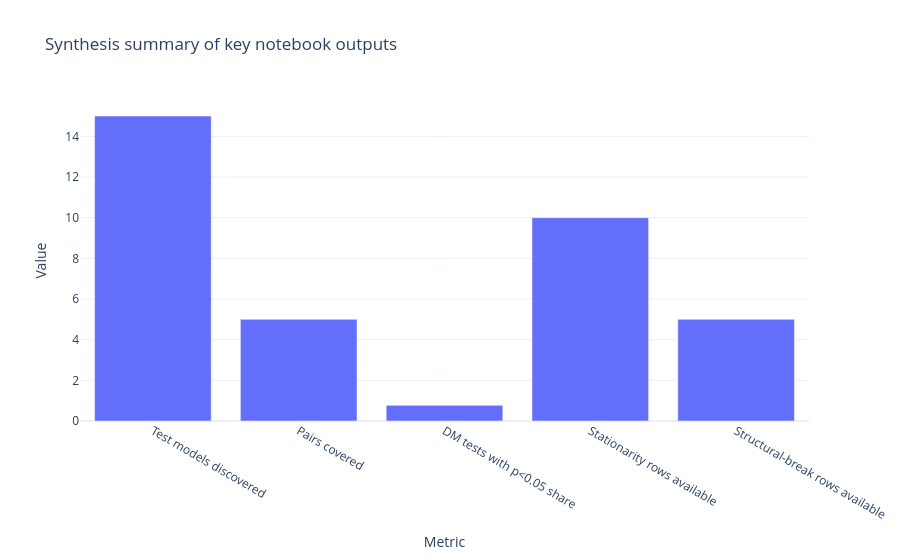

Notebook source saved alongside this figure:
### Markdown cell above
## Draft Policy and Research Implications

- For BSP and FX risk managers: the combination of stationarity, breaks, and volatility clustering means a static linear rule is insufficient; hybrid correction is preferable.
- For model builders: add macro exogenous variables such as US rate surprises, VIX, trade indicators, and remittance proxies to test ARIMAX/VARX variants.
- For thesis framing: the project is not only a forecast comparison; it is evidence that PHP FX is governed by both linear memory and nonlinear shock transmission.
- For Vietnam policy relevance: similar USD/CNY transmission channels can propagate into VND pressure episodes through trade competitiveness, USD funding conditions, and regional risk re-pricing.

### Code cell
fig = px.bar(
    summary,
    x='Metric',
    y='Value',
    title='Synthesis summary of key notebook outputs',
    template='plotly_white'
)
fig.show()

print('Policy note: when DM significance is high and break/volatility evidence is persistent, a hybrid residual model is justified for operational PHP FX monitoring.')

### Figure 1 — Plotly figure (JSON) as saved in the notebook; plotly's stock layout.template omitted (floating-point values rounded to 4 significant figures)
{"data": [{"hovertemplate": "Metric=%{x}<br>Value=%{y}<extra></extra>", "legendgroup": "", "marker": {"color": "#636efa", "pattern": {"shape": ""}}, "name": "", "orientation": "v", "showlegend": false, "textposition": "auto", "type": "bar", "x": ["Test models discovered", "Pairs covered", "DM tests with p<0.05 share", "Stationarity rows available", "Structural-break rows available"], "xaxis": "x", "y": [15.0, 5.0, 0.77, 10.0, 5.0], "yaxis": "y"}], "layout": {"barmode": "relative", "legend": {"tracegroupgap": 0}, "title": {"text": "Synthesis summary of key notebook outputs"}, "xaxis": {"anchor": "y", "domain": [0, 1], "title": {"text": "Metric"}}, "yaxis": {"anchor": "x", "domain": [0, 1], "title": {"text": "Value"}}}}
